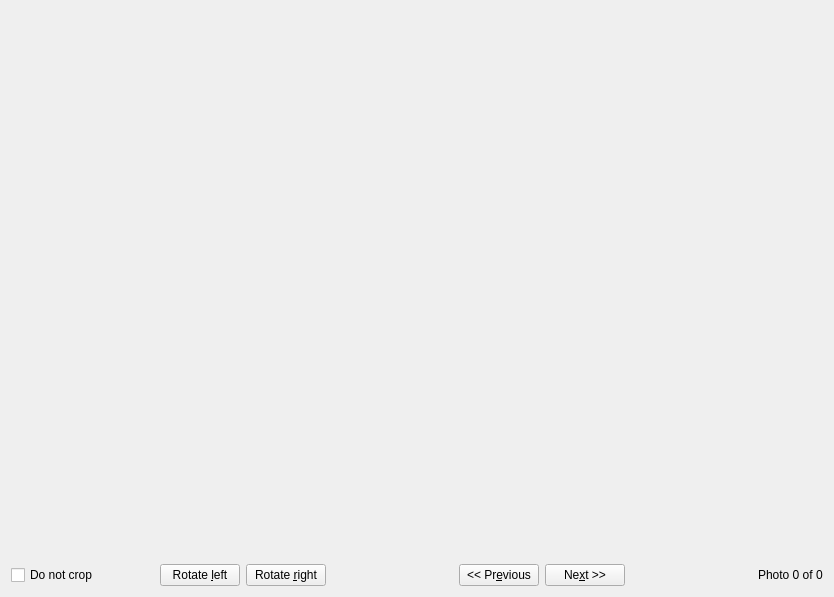
<?xml version="1.0" encoding="UTF-8"?>
<ui version="4.0">
 <class>AdvPrintCropPage</class>
 <widget class="QWidget" name="AdvPrintCropPage">
  <property name="geometry">
   <rect>
    <x>0</x>
    <y>0</y>
    <width>834</width>
    <height>597</height>
   </rect>
  </property>
  <layout class="QGridLayout" name="gridLayout">
   <item row="1" column="0">
    <layout class="QVBoxLayout" name="verticalLayout" stretch="10,1">
     <item>
      <widget class="DigikamGenericPrintCreatorPlugin::AdvPrintCropFrame" name="cropFrame" native="true">
       <property name="sizePolicy">
        <sizepolicy hsizetype="Preferred" vsizetype="Preferred">
         <horstretch>0</horstretch>
         <verstretch>0</verstretch>
        </sizepolicy>
       </property>
       <property name="minimumSize">
        <size>
         <width>0</width>
         <height>201</height>
        </size>
       </property>
       <property name="whatsThis">
        <string>Move the box in order to crop photos so that they fit inside the photo sizes you have given.  
You can crop each image differently, or just click the 'Next' button to use the default crop 
setting for each photo.
Enable &quot;Do not crop&quot; to avoid cropping all the photos.</string>
       </property>
      </widget>
     </item>
     <item>
      <layout class="QHBoxLayout" name="horizontalLayout">
       <item>
        <widget class="QCheckBox" name="m_disableCrop">
         <property name="whatsThis">
          <string>Do not crop photos, just scale them.</string>
         </property>
         <property name="text">
          <string>Do not crop</string>
         </property>
        </widget>
       </item>
       <item>
        <spacer name="horizontalSpacer">
         <property name="orientation">
          <enum>Qt::Horizontal</enum>
         </property>
         <property name="sizeHint" stdset="0">
          <size>
           <width>40</width>
           <height>20</height>
          </size>
         </property>
        </spacer>
       </item>
       <item>
        <widget class="QPushButton" name="BtnCropRotateLeft">
         <property name="toolTip">
          <string>Rotate photo to the left</string>
         </property>
         <property name="whatsThis">
          <string>Rotate photo to the left</string>
         </property>
         <property name="text">
          <string>Rotate &amp;left</string>
         </property>
        </widget>
       </item>
       <item>
        <widget class="QPushButton" name="BtnCropRotateRight">
         <property name="toolTip">
          <string>Rotate photo to the right</string>
         </property>
         <property name="whatsThis">
          <string>Rotate photo to the right</string>
         </property>
         <property name="text">
          <string>Rotate &amp;right</string>
         </property>
        </widget>
       </item>
       <item>
        <spacer>
         <property name="orientation">
          <enum>Qt::Horizontal</enum>
         </property>
         <property name="sizeType">
          <enum>QSizePolicy::Expanding</enum>
         </property>
         <property name="sizeHint" stdset="0">
          <size>
           <width>127</width>
           <height>16</height>
          </size>
         </property>
        </spacer>
       </item>
       <item>
        <widget class="QPushButton" name="BtnCropPrev">
         <property name="toolTip">
          <string>Previous photo</string>
         </property>
         <property name="whatsThis">
          <string>Previous photo</string>
         </property>
         <property name="text">
          <string>&lt;&lt; Pr&amp;evious</string>
         </property>
        </widget>
       </item>
       <item>
        <widget class="QPushButton" name="BtnCropNext">
         <property name="toolTip">
          <string>Next photo</string>
         </property>
         <property name="whatsThis">
          <string>Next photo</string>
         </property>
         <property name="text">
          <string>Ne&amp;xt &gt;&gt;</string>
         </property>
        </widget>
       </item>
       <item>
        <spacer>
         <property name="orientation">
          <enum>Qt::Horizontal</enum>
         </property>
         <property name="sizeType">
          <enum>QSizePolicy::Expanding</enum>
         </property>
         <property name="sizeHint" stdset="0">
          <size>
           <width>127</width>
           <height>16</height>
          </size>
         </property>
        </spacer>
       </item>
       <item>
        <widget class="QLabel" name="LblCropPhoto">
         <property name="sizePolicy">
          <sizepolicy hsizetype="MinimumExpanding" vsizetype="Fixed">
           <horstretch>0</horstretch>
           <verstretch>0</verstretch>
          </sizepolicy>
         </property>
         <property name="text">
          <string>Photo 0 of 0</string>
         </property>
         <property name="wordWrap">
          <bool>false</bool>
         </property>
        </widget>
       </item>
      </layout>
     </item>
    </layout>
   </item>
  </layout>
 </widget>
 <customwidgets>
  <customwidget>
   <class>DigikamGenericPrintCreatorPlugin::AdvPrintCropFrame</class>
   <extends>QWidget</extends>
   <header>advprintcropframe.h</header>
   <container>1</container>
  </customwidget>
 </customwidgets>
 <resources/>
 <connections/>
</ui>
